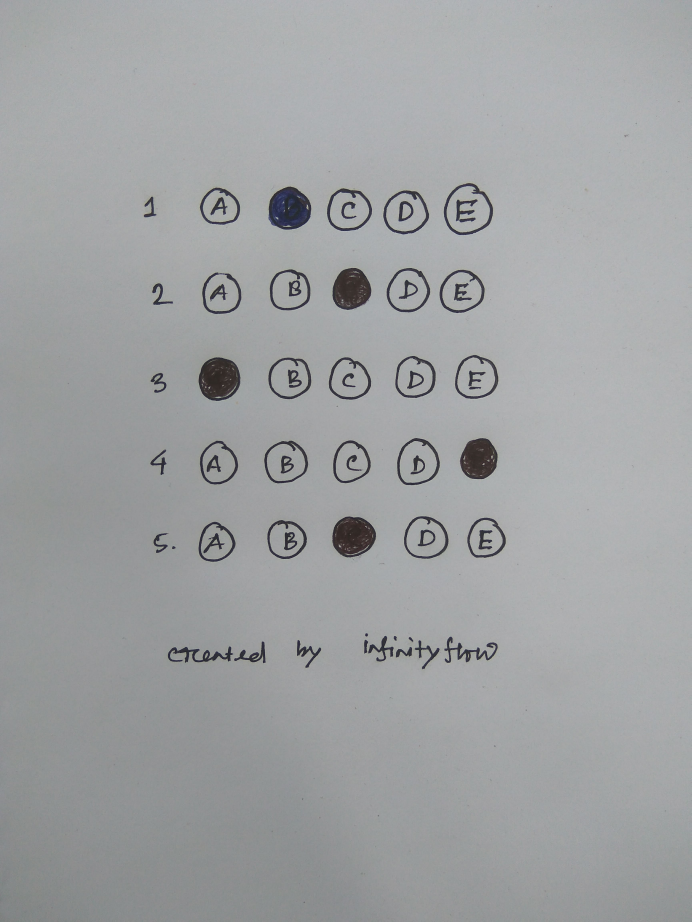
#> input picture optical-mark-recognition/images/test_11.jpg, 3456 x 4608 px (shown at 1/5 size)
$ python test_grader.py
#> lines starting #> are read from the running program, lines starting #| are printed output that depends on the picture; after the words box and inside, x2 and y2 are one past the last pixel; in counts of white or black regions, pixels touching at a corner belong together
# USAGE
# python test_grader.py --image images/test_01.png

# import the necessary packages
from imutils.perspective import four_point_transform
from imutils import contours
import numpy as np
import argparse
import imutils
import cv2

# construct the argument parse and parse the arguments
'''
ap = argparse.ArgumentParser()
ap.add_argument("-i", "--image", required=True,
	help="path to the input image")
args = vars(ap.parse_args())
'''
# define the answer key which maps the question number
# to the correct answer
ANSWER_KEY = {0: 2, 1: 3, 2: 1, 3: 3, 4: 1}

# load the image, convert it to grayscale, blur it
# slightly, then find edges
#image = cv2.imread(args["image"])
image = cv2.imread('images/test_11.jpg')
#> image is the input picture: shape (4608, 3456, 3); mean B, G, R 162.9, 161.6, 159.6
#print(image.shape)
image = cv2.resize(image, (550, 600))
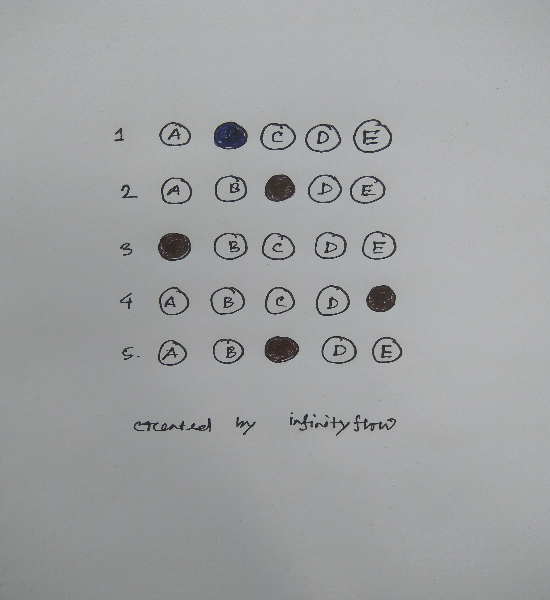
#> image: shape (600, 550, 3); mean B, G, R 162.8, 161.5, 159.5
gray = cv2.cvtColor(image, cv2.COLOR_BGR2GRAY)
blurred = cv2.GaussianBlur(image, (5, 5), 0)
edged = cv2.Canny(blurred, 75, 200)
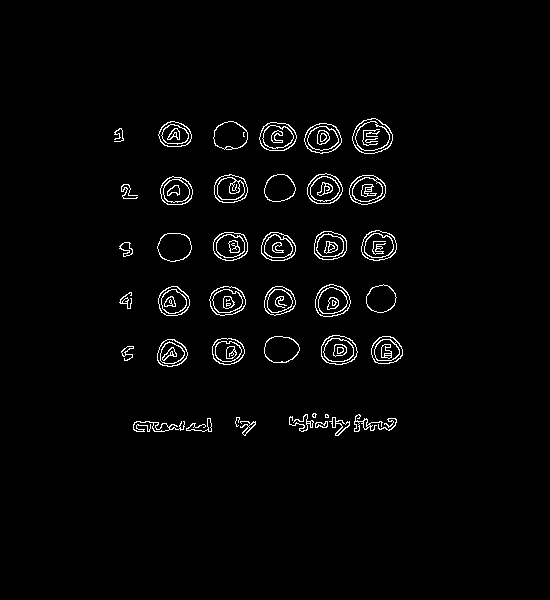
#> edged: shape (600, 550); 2.2% white in thin lines or dots, all inside (x1, y1, x2, y2) = (114, 118, 403, 436)

# find contours in the edge map, then initialize
# the contour that corresponds to the document
cnts = cv2.findContours(edged.copy(), cv2.RETR_EXTERNAL,
	cv2.CHAIN_APPROX_SIMPLE)
#> cnts = 41 contours, 5 with area under 20; largest, box (x1, y1, x2, y2) and area: (352, 118, 393, 154) 1069, (315, 284, 351, 317) 882, (304, 123, 342, 154) 856, (349, 175, 386, 205) 836, (321, 335, 358, 365) 834
cnts = imutils.grab_contours(cnts)
#print("cnts", cnts)
docCnt = None

# ensure that at least one contour was found
if len(cnts) > 0:
	# sort the contours according to their size in
	# descending order
	cnts = sorted(cnts, key=cv2.contourArea, reverse=True)

	# loop over the sorted contours
	for c in cnts:
		# approximate the contour
		peri = cv2.arcLength(c, True)
		approx = cv2.approxPolyDP(c, 0.02 * peri, True)

		# if our approximated contour has four points,
		# then we can assume we have found the paper
		if len(approx) == 4:
			docCnt = approx
			break
#> this loop made 41 passes
#> peri on passes 1 to 12: 124.2, 112.9, 112.3, 109.5, 110.7, 110.1, 110.1, 108.3, 110.3, 106.4, 104.7, 105.3

# apply a four point perspective transform to both the
# original image and grayscale image to obtain a top-down
# birds eye view of the paper
#paper = four_point_transform(image, docCnt.reshape(4, 2))
#warped = four_point_transform(gray, docCnt.reshape(4, 2))

# apply Otsu's thresholding method to binarize the warped
# piece of paper
#> (the run stopped early here; a loop or call above may not have finished)

$ run again, with optical-mark-recognition/images/test_09.jpg copied over optical-mark-recognition/images/test_11.jpg
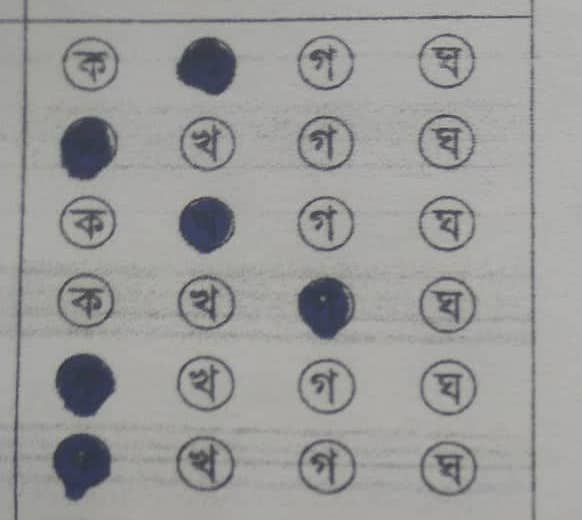
#> input picture optical-mark-recognition/images/test_09.jpg, 582 x 520 px
#> image is the input picture: shape (520, 582, 3); mean B, G, R 154, 155.1, 155.1
#> `image = cv2.resize(image, (550, 600))`:
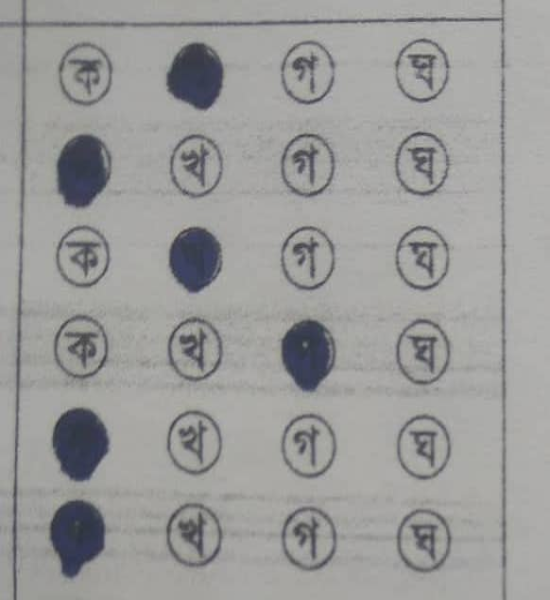
#> image: shape (600, 550, 3); mean B, G, R 153.9, 155, 155
#> `edged = cv2.Canny(blurred, 75, 200)`:
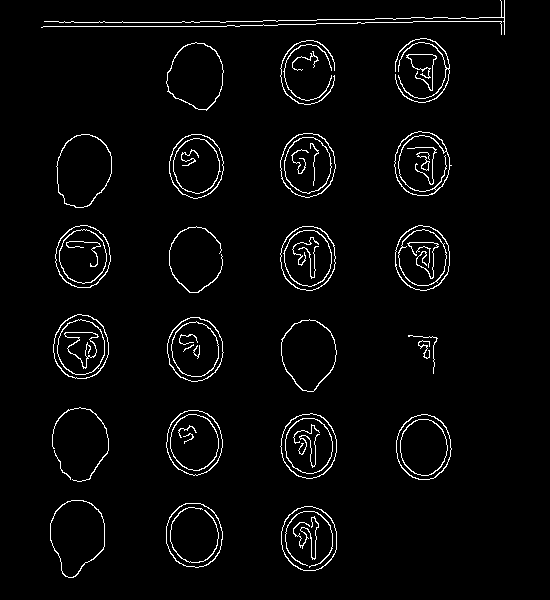
#> edged: shape (600, 550); 3.2% white in thin lines or dots, all inside (x1, y1, x2, y2) = (41, 0, 505, 578)
#> cnts = 29 contours, 6 with area under 20; largest, box (x1, y1, x2, y2) and area: (56, 134, 112, 208) 3104, (50, 500, 105, 578) 3076, (281, 319, 337, 392) 2921, (166, 503, 223, 568) 2880, (166, 42, 224, 111) 2848
#> the loop `for c in cnts:` made 29 passes
#> peri on passes 1 to 8: 216.8, 219.8, 208, 201.9, 208.1, 201.8, 201.6, 199.3
